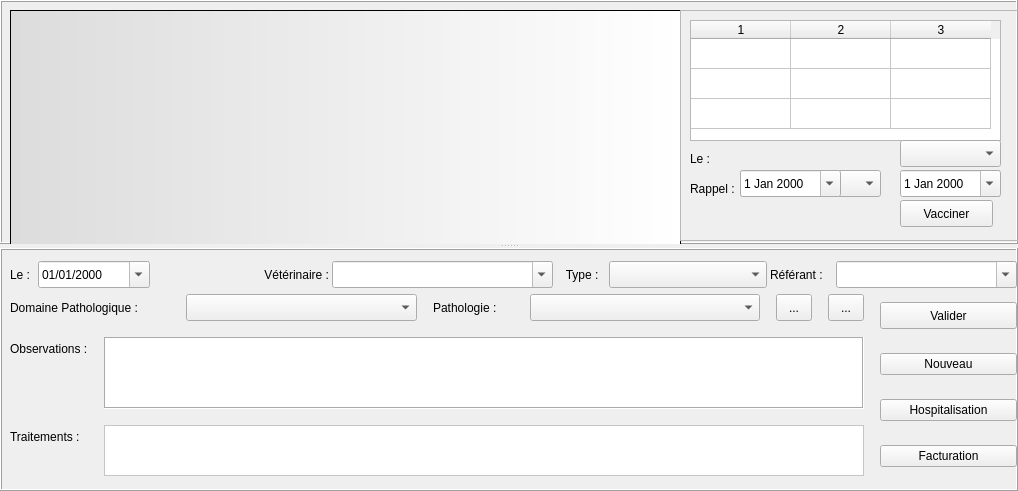
     <widget class="QSplitter" name="splitter">
      <property name="geometry">
       <rect>
        <x>40</x>
        <y>80</y>
        <width>1018</width>
        <height>491</height>
       </rect>
      </property>
      <property name="sizePolicy">
       <sizepolicy hsizetype="Preferred" vsizetype="Preferred">
        <horstretch>0</horstretch>
        <verstretch>0</verstretch>
       </sizepolicy>
      </property>
      <property name="maximumSize">
       <size>
        <width>16777215</width>
        <height>16777215</height>
       </size>
      </property>
      <property name="orientation">
       <enum>Qt::Vertical</enum>
      </property>
      <widget class="QFrame" name="frame_med_sup">
       <property name="styleSheet">
        <string notr="true"/>
       </property>
       <property name="frameShape">
        <enum>QFrame::Box</enum>
       </property>
       <property name="frameShadow">
        <enum>QFrame::Raised</enum>
       </property>
       <widget class="QTextBrowser" name="textBrowser_consultations">
        <property name="geometry">
         <rect>
          <x>10</x>
          <y>10</y>
          <width>671</width>
          <height>401</height>
         </rect>
        </property>
        <property name="styleSheet">
         <string notr="true">background-position: right; background-image:  url(:/newPrefix/images/openvet.png);background-repeat: no-repeat; 
background-color: qlineargradient(spread:pad, x1:0, y1:0, x2:1, y2:0, stop:0 rgba(220, 220, 220, 255), stop:1 rgba(255, 255, 255, 255));</string>
        </property>
       </widget>
       <widget class="QFrame" name="frame_vaccin">
        <property name="geometry">
         <rect>
          <x>680</x>
          <y>10</y>
          <width>341</width>
          <height>231</height>
         </rect>
        </property>
        <property name="frameShape">
         <enum>QFrame::StyledPanel</enum>
        </property>
        <property name="frameShadow">
         <enum>QFrame::Raised</enum>
        </property>
        <widget class="QTableWidget" name="tableWidget_vacciner">
         <property name="geometry">
          <rect>
           <x>10</x>
           <y>10</y>
           <width>311</width>
           <height>121</height>
          </rect>
         </property>
         <property name="rowCount">
          <number>3</number>
         </property>
         <property name="columnCount">
          <number>3</number>
         </property>
         <attribute name="verticalHeaderVisible">
          <bool>false</bool>
         </attribute>
         <row/>
         <row/>
         <row/>
         <column/>
         <column/>
         <column/>
        </widget>
        <widget class="QLabel" name="label_35">
         <property name="geometry">
          <rect>
           <x>10</x>
           <y>170</y>
           <width>62</width>
           <height>17</height>
          </rect>
         </property>
         <property name="text">
          <string>Rappel :</string>
         </property>
         <property name="buddy">
          <cstring>comboBox_rappel</cstring>
         </property>
        </widget>
        <widget class="QDateEdit" name="dateEdit_vacciner_end">
         <property name="geometry">
          <rect>
           <x>220</x>
           <y>160</y>
           <width>101</width>
           <height>27</height>
          </rect>
         </property>
         <property name="toolTip">
          <string>Date de rappel</string>
         </property>
         <property name="autoFillBackground">
          <bool>false</bool>
         </property>
         <property name="calendarPopup">
          <bool>true</bool>
         </property>
        </widget>
        <widget class="QComboBox" name="comboBox_vacciner">
         <property name="geometry">
          <rect>
           <x>220</x>
           <y>130</y>
           <width>101</width>
           <height>27</height>
          </rect>
         </property>
         <property name="toolTip">
          <string>Vaccin</string>
         </property>
        </widget>
        <widget class="QComboBox" name="comboBox_rappel">
         <property name="geometry">
          <rect>
           <x>60</x>
           <y>160</y>
           <width>141</width>
           <height>27</height>
          </rect>
         </property>
         <property name="toolTip">
          <string>Période de rappel</string>
         </property>
        </widget>
        <widget class="QLabel" name="label_vaccinerStart">
         <property name="geometry">
          <rect>
           <x>10</x>
           <y>140</y>
           <width>31</width>
           <height>17</height>
          </rect>
         </property>
         <property name="text">
          <string>Le :</string>
         </property>
         <property name="buddy">
          <cstring>dateEdit_vacciner_start</cstring>
         </property>
        </widget>
        <widget class="QPushButton" name="button_vacciner">
         <property name="geometry">
          <rect>
           <x>220</x>
           <y>190</y>
           <width>93</width>
           <height>27</height>
          </rect>
         </property>
         <property name="toolTip">
          <string>Ajouter ce vaccin dans le dossier</string>
         </property>
         <property name="text">
          <string>Vacciner</string>
         </property>
        </widget>
        <widget class="QDateEdit" name="dateEdit_vacciner_start">
         <property name="geometry">
          <rect>
           <x>60</x>
           <y>160</y>
           <width>101</width>
           <height>27</height>
          </rect>
         </property>
         <property name="toolTip">
          <string>Date de vaccination</string>
         </property>
         <property name="autoFillBackground">
          <bool>false</bool>
         </property>
         <property name="calendarPopup">
          <bool>true</bool>
         </property>
        </widget>
       </widget>
      </widget>
      <widget class="QFrame" name="frame_med_inf">
       <property name="sizePolicy">
        <sizepolicy hsizetype="Preferred" vsizetype="Expanding">
         <horstretch>0</horstretch>
         <verstretch>0</verstretch>
        </sizepolicy>
       </property>
       <property name="toolTip">
        <string>Ajouter un commentaire</string>
       </property>
       <property name="styleSheet">
        <string notr="true"/>
       </property>
       <property name="frameShape">
        <enum>QFrame::Box</enum>
       </property>
       <property name="frameShadow">
        <enum>QFrame::Raised</enum>
       </property>
       <widget class="QWidget" name="layoutWidget_13">
        <property name="geometry">
         <rect>
          <x>10</x>
          <y>10</y>
          <width>1007</width>
          <height>221</height>
         </rect>
        </property>
        <layout class="QVBoxLayout" name="verticalLayout_13">
         <property name="spacing">
          <number>3</number>
         </property>
         <item>
          <layout class="QHBoxLayout" name="horizontalLayout_17">
           <item>
            <widget class="QLabel" name="label_36">
             <property name="maximumSize">
              <size>
               <width>25</width>
               <height>16777215</height>
              </size>
             </property>
             <property name="text">
              <string>Le :</string>
             </property>
             <property name="buddy">
              <cstring>dateEdit_consult</cstring>
             </property>
            </widget>
           </item>
           <item>
            <widget class="QDateEdit" name="dateEdit_consult">
             <property name="sizePolicy">
              <sizepolicy hsizetype="Fixed" vsizetype="Fixed">
               <horstretch>0</horstretch>
               <verstretch>0</verstretch>
              </sizepolicy>
             </property>
             <property name="minimumSize">
              <size>
               <width>112</width>
               <height>27</height>
              </size>
             </property>
             <property name="toolTip">
              <string>Date de consultation</string>
             </property>
             <property name="displayFormat">
              <string>dd/MM/yyyy</string>
             </property>
             <property name="calendarPopup">
              <bool>true</bool>
             </property>
            </widget>
           </item>
           <item>
            <spacer name="horizontalSpacer_11">
             <property name="orientation">
              <enum>Qt::Horizontal</enum>
             </property>
             <property name="sizeType">
              <enum>QSizePolicy::Fixed</enum>
             </property>
             <property name="sizeHint" stdset="0">
              <size>
               <width>18</width>
               <height>20</height>
              </size>
             </property>
            </spacer>
           </item>
           <item>
            <widget class="QLabel" name="label_37">
             <property name="text">
              <string>Vétérinaire :</string>
             </property>
             <property name="textFormat">
              <enum>Qt::AutoText</enum>
             </property>
             <property name="alignment">
              <set>Qt::AlignRight|Qt::AlignTrailing|Qt::AlignVCenter</set>
             </property>
             <property name="textInteractionFlags">
              <set>Qt::LinksAccessibleByMouse</set>
             </property>
             <property name="buddy">
              <cstring>comboBox_veterinaire</cstring>
             </property>
            </widget>
           </item>
           <item>
            <widget class="QComboBox" name="comboBox_veterinaire">
             <property name="sizePolicy">
              <sizepolicy hsizetype="Fixed" vsizetype="Fixed">
               <horstretch>0</horstretch>
               <verstretch>0</verstretch>
              </sizepolicy>
             </property>
             <property name="minimumSize">
              <size>
               <width>221</width>
               <height>27</height>
              </size>
             </property>
             <property name="toolTip">
              <string>Vétérinaire consultant</string>
             </property>
             <property name="styleSheet">
              <string notr="true">selection-background-color: rgb(255, 255, 127);</string>
             </property>
             <property name="editable">
              <bool>true</bool>
             </property>
             <property name="frame">
              <bool>true</bool>
             </property>
            </widget>
           </item>
           <item>
            <widget class="QLabel" name="label_38">
             <property name="maximumSize">
              <size>
               <width>50</width>
               <height>16777215</height>
              </size>
             </property>
             <property name="text">
              <string>   Type :</string>
             </property>
             <property name="buddy">
              <cstring>comboBox_consultType</cstring>
             </property>
            </widget>
           </item>
           <item>
            <widget class="QComboBox" name="comboBox_consultType">
             <property name="minimumSize">
              <size>
               <width>131</width>
               <height>27</height>
              </size>
             </property>
             <property name="toolTip">
              <string>Choir le type dominant de la consultation</string>
             </property>
             <property name="styleSheet">
              <string notr="true">selection-background-color: rgb(255, 255, 127);</string>
             </property>
            </widget>
           </item>
           <item>
            <widget class="QLabel" name="label_Referant">
             <property name="maximumSize">
              <size>
               <width>63</width>
               <height>16777215</height>
              </size>
             </property>
             <property name="text">
              <string>Référant :</string>
             </property>
             <property name="buddy">
              <cstring>comboBox_Referant</cstring>
             </property>
            </widget>
           </item>
           <item>
            <widget class="QComboBox" name="comboBox_Referant">
             <property name="minimumSize">
              <size>
               <width>181</width>
               <height>27</height>
              </size>
             </property>
             <property name="toolTip">
              <string>Choisir un vétérinaire référant</string>
             </property>
             <property name="styleSheet">
              <string notr="true">selection-background-color: rgb(255, 255, 127);</string>
             </property>
             <property name="editable">
              <bool>true</bool>
             </property>
            </widget>
           </item>
          </layout>
         </item>
         <item>
          <layout class="QHBoxLayout" name="horizontalLayout_18">
           <property name="spacing">
            <number>16</number>
           </property>
           <item>
            <layout class="QVBoxLayout" name="verticalLayout_14">
             <item>
              <layout class="QHBoxLayout" name="horizontalLayout_19">
               <item>
                <widget class="QLabel" name="label_39">
                 <property name="maximumSize">
                  <size>
                   <width>160</width>
                   <height>16777215</height>
                  </size>
                 </property>
                 <property name="text">
                  <string>Domaine Pathologique :</string>
                 </property>
                </widget>
               </item>
               <item>
                <widget class="QComboBox" name="comboBox_5">
                 <property name="minimumSize">
                  <size>
                   <width>191</width>
                   <height>27</height>
                  </size>
                 </property>
                 <property name="maximumSize">
                  <size>
                   <width>241</width>
                   <height>32</height>
                  </size>
                 </property>
                 <property name="toolTip">
                  <string>Domaine pathologique dominant de la consultation</string>
                 </property>
                 <property name="styleSheet">
                  <string notr="true">selection-background-color: rgb(255, 255, 127);</string>
                 </property>
                </widget>
               </item>
               <item>
                <widget class="QLabel" name="label_40">
                 <property name="minimumSize">
                  <size>
                   <width>81</width>
                   <height>0</height>
                  </size>
                 </property>
                 <property name="maximumSize">
                  <size>
                   <width>81</width>
                   <height>16777215</height>
                  </size>
                 </property>
                 <property name="text">
                  <string>Pathologie :</string>
                 </property>
                </widget>
               </item>
               <item>
                <widget class="QComboBox" name="comboBox_6">
                 <property name="minimumSize">
                  <size>
                   <width>221</width>
                   <height>27</height>
                  </size>
                 </property>
                 <property name="maximumSize">
                  <size>
                   <width>261</width>
                   <height>32</height>
                  </size>
                 </property>
                 <property name="toolTip">
                  <string>Choisir une Pathologie Dominante pour cette Consultation</string>
                 </property>
                 <property name="styleSheet">
                  <string notr="true">selection-background-color: rgb(255, 255, 127);</string>
                 </property>
                </widget>
               </item>
               <item>
                <widget class="QToolButton" name="toolButton_Pathologie">
                 <property name="minimumSize">
                  <size>
                   <width>27</width>
                   <height>27</height>
                  </size>
                 </property>
                 <property name="maximumSize">
                  <size>
                   <width>36</width>
                   <height>16777215</height>
                  </size>
                 </property>
                 <property name="toolTip">
                  <string>Ouvre un plan thérapeutique</string>
                 </property>
                 <property name="text">
                  <string>...</string>
                 </property>
                 <property name="icon">
                  <iconset resource="resources.qrc">
                   <normaloff>:/newPrefix/images/pathologie.png</normaloff>:/newPrefix/images/pathologie.png</iconset>
                 </property>
                 <property name="iconSize">
                  <size>
                   <width>36</width>
                   <height>36</height>
                  </size>
                 </property>
                </widget>
               </item>
               <item>
                <widget class="QToolButton" name="toolButton_comment">
                 <property name="minimumSize">
                  <size>
                   <width>27</width>
                   <height>27</height>
                  </size>
                 </property>
                 <property name="maximumSize">
                  <size>
                   <width>36</width>
                   <height>16777215</height>
                  </size>
                 </property>
                 <property name="text">
                  <string>...</string>
                 </property>
                 <property name="icon">
                  <iconset resource="resources.qrc">
                   <normaloff>:/newPrefix/images/info.png</normaloff>:/newPrefix/images/info.png</iconset>
                 </property>
                 <property name="iconSize">
                  <size>
                   <width>48</width>
                   <height>48</height>
                  </size>
                 </property>
                </widget>
               </item>
              </layout>
             </item>
             <item>
              <layout class="QFormLayout" name="formLayout">
               <item row="0" column="0">
                <widget class="QLabel" name="label_41">
                 <property name="text">
                  <string>Observations :</string>
                 </property>
                </widget>
               </item>
               <item row="0" column="1">
                <widget class="QTextEdit" name="textEdit_consultObs">
                 <property name="sizePolicy">
                  <sizepolicy hsizetype="Preferred" vsizetype="Preferred">
                   <horstretch>0</horstretch>
                   <verstretch>0</verstretch>
                  </sizepolicy>
                 </property>
                 <property name="minimumSize">
                  <size>
                   <width>760</width>
                   <height>0</height>
                  </size>
                 </property>
                 <property name="maximumSize">
                  <size>
                   <width>16777215</width>
                   <height>111</height>
                  </size>
                 </property>
                 <property name="toolTip">
                  <string>Insérer les observations cliniques</string>
                 </property>
                 <property name="styleSheet">
                  <string notr="true">background-color: rgb(255, 255, 255);</string>
                 </property>
                 <property name="frameShape">
                  <enum>QFrame::Box</enum>
                 </property>
                 <property name="frameShadow">
                  <enum>QFrame::Sunken</enum>
                 </property>
                </widget>
               </item>
               <item row="1" column="0">
                <widget class="QLabel" name="label_42">
                 <property name="text">
                  <string>Traitements :</string>
                 </property>
                </widget>
               </item>
               <item row="1" column="1">
                <widget class="QTextEdit" name="textEdit_consultTrait">
                 <property name="sizePolicy">
                  <sizepolicy hsizetype="Fixed" vsizetype="Fixed">
                   <horstretch>0</horstretch>
                   <verstretch>0</verstretch>
                  </sizepolicy>
                 </property>
                 <property name="minimumSize">
                  <size>
                   <width>760</width>
                   <height>0</height>
                  </size>
                 </property>
                 <property name="maximumSize">
                  <size>
                   <width>16777215</width>
                   <height>51</height>
                  </size>
                 </property>
                 <property name="toolTip">
                  <string>Inserez les traitements</string>
                 </property>
                 <property name="styleSheet">
                  <string notr="true">background-color: rgb(255, 255, 255);</string>
                 </property>
                </widget>
               </item>
              </layout>
             </item>
            </layout>
           </item>
           <item>
            <layout class="QVBoxLayout" name="verticalLayout_15">
             <item>
              <widget class="QPushButton" name="pushButton_valider">
               <property name="minimumSize">
                <size>
                 <width>0</width>
                 <height>27</height>
                </size>
               </property>
               <property name="toolTip">
                <string>Enregistrer cette consultation</string>
               </property>
               <property name="text">
                <string>Valider</string>
               </property>
              </widget>
             </item>
             <item>
              <widget class="QPushButton" name="pushButton_Nouveau">
               <property name="toolTip">
                <string>Nouvelle Consultation</string>
               </property>
               <property name="text">
                <string>Nouveau</string>
               </property>
              </widget>
             </item>
             <item>
              <widget class="QPushButton" name="pushButton_Hospit">
               <property name="toolTip">
                <string>Imprimer la fiche d'hospitalisation</string>
               </property>
               <property name="text">
                <string>Hospitalisation</string>
               </property>
              </widget>
             </item>
             <item>
              <widget class="QPushButton" name="pushButton_Facturation">
               <property name="toolTip">
                <string>Basculer en facturation</string>
               </property>
               <property name="text">
                <string>Facturation</string>
               </property>
              </widget>
             </item>
            </layout>
           </item>
          </layout>
         </item>
        </layout>
       </widget>
      </widget>
     </widget>
